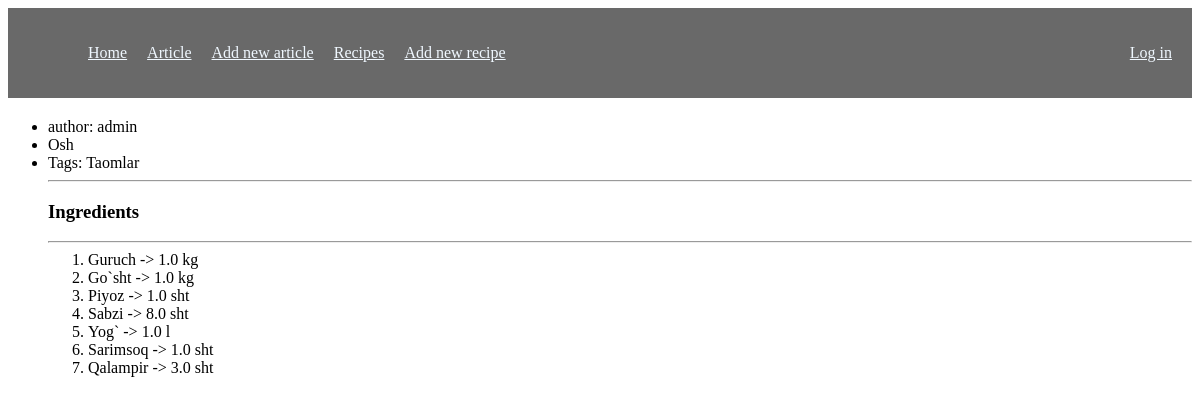
Page /recipes/detail/osh/ on the committed database.
### recipes/models.py (models this page shows, shortened)
class Timestamp(models.Model):
    created_at = models.DateTimeField(auto_now_add=True)
    updated_at = models.DateTimeField(auto_now=True)
    class Meta:
        abstract = True

class Recipe(Timestamp):
    user = models.ForeignKey('auth.User', on_delete=models.CASCADE, null=True, blank=True)
    slug = models.SlugField(max_length=221, unique=True, null=True, blank=True)
    recipe_name = models.CharField(max_length=221)
    tags = models.ManyToManyField(Tag, blank=True)
    is_active = models.BooleanField(default=True)

class Tag(models.Model):
    tag = models.CharField(max_length=21)
    slug = models.SlugField(max_length=221, unique=True, null=True, blank=True)
    def __str__(self):
        return self.tag

class RecipeIngredient(Timestamp):
    UNITS = (
        (0, 'kg'),
        (1, 'l'),
        (2, 'sht'),
    )
    recipe = models.ForeignKey(Recipe, on_delete=models.CASCADE)
    name = models.CharField(max_length=221, help_text="Kichikroq yoz")
    quantity = models.FloatField()
    unit = models.IntegerField(choices=UNITS, default=0)
    is_active = models.BooleanField(default=True)

### recipes/views.py (the view)
# urls.py: path('detail/<slug:slug>/', recipe_detail_view, name="recipe_detail"),
def recipe_detail_view(request, slug=None):
    recipe = None
    if slug is not None:
        recipe = Recipe.objects.get(slug=slug)
    context = {'recipe': recipe}
    return render(request, 'recipes/detail.html', context)

### templates/recipes/detail.html (shortened to what this page needs)
{% extends 'base.html' %}
{% block content %}
<div>
    <ul>
        <li>
            author: {{ recipe.user }}
        </li>
        <li>
            {{ recipe.recipe_name }}
        </li>
        <li>
            Tags:
            {% for tag in recipe.tags.all %}
            {{ tag }}
            {% endfor %}
        </li>
        <hr>
        {% if recipe.recipeingredient_set.all %}
        <h3>Ingredients</h3>
        <hr>
        <ol>
            {% for ingredient in recipe.recipeingredient_set.all %}
            <li>
                {{ ingredient.name }} -> {{ ingredient.quantity }} {{ ingredient.get_unit_display }}
            </li>
            {% endfor %}
        </ol>
        {% else %}
        This recipe has no ingredient
        {% endif %}
    </ul>
</div>
{% endblock content %}

### templates/base.html (shortened to what this page needs)
<!DOCTYPE html>
<html lang="en">
<head>
</head>
<body>
<section>
{% include 'navbar.html' %}
</section>
{% block content %}
{% endblock content %}
</body>
</html>

### templates/navbar.html (shortened to what this page needs)
<nav>
    <ul class="nav-list">
        <li>
            <a href="/">
                Home
            </a>
        </li>
        <li>
            <a href="{% url 'articles:article_list' %}">
                Article
            </a>
        </li>
        <li>
            <a href="{% url 'articles:article_create' %}">
                Add new article
            </a>
        </li>
        <li>
            <a href="{% url 'recipes:recipe_list' %}">
                Recipes
            </a>
        </li>
        <li>
            <a href="{% url 'recipes:recipe_create' %}">
                Add new recipe
            </a>
        </li>
    </ul>
    <ul class="nav-list" style="float: right">
        {% if request.user.is_authenticated %}
        <li>
            {{ request.user }}
        </li>
        <li>
            <a href="{% url 'accounts:logout' %}">Log out</a>
        </li>
        {% else %}
        <li>
            <a href="{% url 'accounts:login' %}">Log in</a>
        </li>
        {% endif %}
    </ul>
</nav>

### templates/navbar.html (style rules this page uses)
nav { padding: 20px; background-color: dimgrey; color: aliceblue; margin-bottom: 20px; }
.nav-list { display: inline-flex; }
.nav-list li { display: inline; margin-left: 20px; }
.nav-list li a { color: aliceblue; }

### rows in the picture
Recipe: user "admin", recipe_name "Osh"
Tag: tag "Taomlar"
RecipeIngredient: name "Guruch", quantity "1.0", unit "kg"
RecipeIngredient: name "Go`sht", quantity "1.0", unit "kg"
RecipeIngredient: name "Piyoz", quantity "1.0", unit "sht"
RecipeIngredient: name "Sabzi", quantity "8.0", unit "sht"
RecipeIngredient: name "Yog`", quantity "1.0", unit "l"
RecipeIngredient: name "Sarimsoq", quantity "1.0", unit "sht"
RecipeIngredient: name "Qalampir", quantity "3.0", unit "sht"
